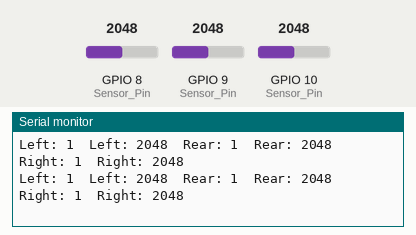
Simulated run of this sketch. Board: ESP32. On the bench: the last lines printed to the serial monitor. The inputs (shaded band) are chosen by the test bench; at power-on: GPIO 8 (Sensor_Pin) = 2048, GPIO 9 (Sensor_Pin) = 2048, GPIO 10 (Sensor_Pin) = 2048.

Above: at 1.2 s.
1.3 s: GPIO 8 (Sensor_Pin) set to 2866
At 1.56 s:
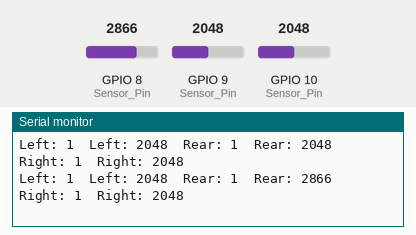
2.8 s: GPIO 9 (Sensor_Pin) set to 2866
At 2.97 s:
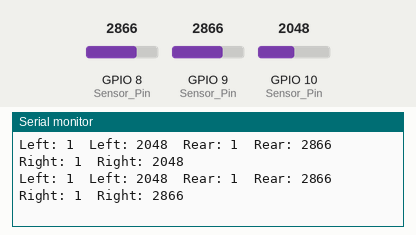
4.3 s: GPIO 10 (Sensor_Pin) set to 2866
At 4.38 s:
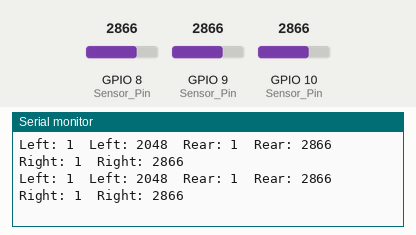
5.8 s: GPIO 8 (Sensor_Pin) set to 3040
At 5.99 s:
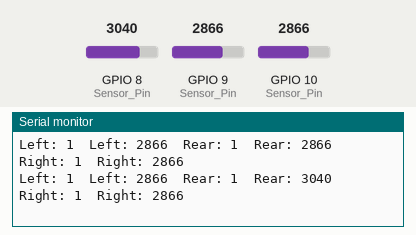
7.3 s: GPIO 9 (Sensor_Pin) set to 3040
At 7.39 s:
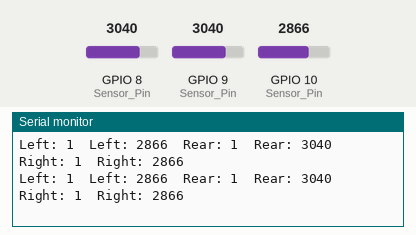
8.8 s: GPIO 10 (Sensor_Pin) set to 3040
At 8.8 s:
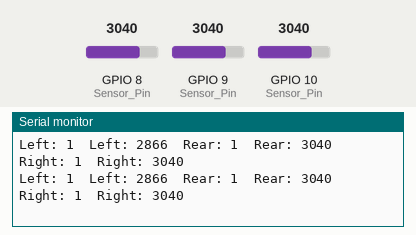
Timing chart, 0 to 11.3 s (numbered marks = the images above; inputs shaded):
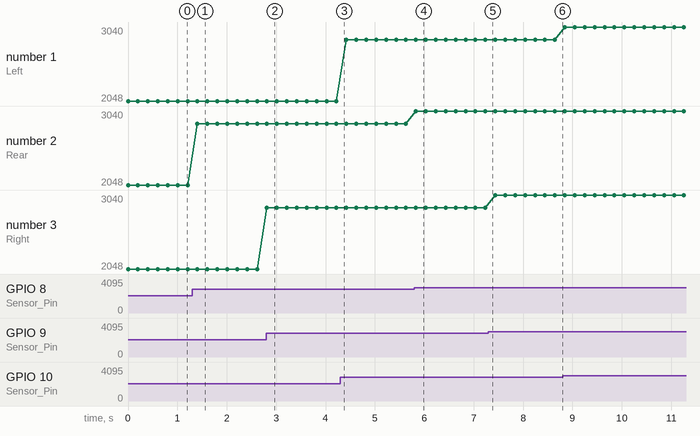

The sketch:

QRE1113.ino
```cpp
#include "QRE1113.h"

QRE QRELeft('L');	// Create object for left sensor
QRE QRERight('R');	// Create object for right sensor
QRE QREBack('B');	// Create object for rear sensor

void setup() {
	Serial.begin(115200);
	QRELeft.Threshold = 3500;	// Default threshold is 3000, but this can override it
	QRERight.Threshold = 3500;	// Default threshold is 3000, but this can override it
	QREBack.Threshold = 3500;	// Default threshold is 3000, but this can override it
}

void loop() {
	Serial.printf("Left: %i\t", QRELeft.get());		// Get and print left value
	Serial.printf("Left: %i\t", QRELeft.getRaw());		// Get and print left value - raw
	Serial.printf("Rear: %i\t", QREBack.get());		// Get and print rear value
	Serial.printf("Rear: %i\t", QREBack.getRaw());		// Get and print rear value - raw
	Serial.printf("Right: %i\t", QRERight.get());	// Get and print right value
	Serial.printf("Right: %i\n", QRERight.getRaw());	// Get and print right value - raw
	delay(200);
}
```

QRE1113.h
```cpp
/*
* When construnctiong object use "'L'", "'R'" or "'B'" to pick wich sensor is to be used
* 	- "'L'" means Left
* 	- "'R'" means Right
* 	- "'B'" means Back (Rear would be better but 'R' is taken)
*
* Set threshold by using .Threshold = (uint8_t [Val]);
*
* Read value by using .get() returns '1' or '0' of type uint8_t
*
* Read value by using .getRaw() returns measured voltage from 0(0V) to 4096(3V3) of type uint16_t
*/

class QRE {
	private:
		const uint8_t Sensor_Pin[3] = {10, 9, 8};	// Pins in order: {"left", "right", "rear"}
		uint8_t Sensor;

	public:
		QRE(uint8_t SensorId);
		uint8_t get();
		uint16_t getRaw();
		uint16_t Threshold = 3000;	// Default threshold

};

QRE::QRE(uint8_t SensorId) {
	if(SensorId == 'L') {			// Left sensor
		this->Sensor = Sensor_Pin[0];			// Left sensor pin
	} else if(SensorId == 'R') {	// Right sensor
		this->Sensor = Sensor_Pin[1];			// Right sensor pin
	} else if(SensorId == 'B') {	// Rear sensor marked with "B" for "Back", cos "R" is taken
		this->Sensor = Sensor_Pin[2];			// Rear sensor pin
	}

	pinMode(Sensor, INPUT);
}

uint8_t QRE::get() {
	if(analogRead(Sensor)<Threshold) {	// Returns true/false based on "sensor value" and "threshold"
		return(1);
	} else {
		return(0);
	}
}

uint16_t QRE::getRaw() {
	return(analogRead(Sensor));	// Returns measured voltage from 0(0V) to 4095(3V3)
}
```

Measured:
- after the input at 1.3 s, the serial monitor: prints a new line after 0.11 s (image 1)
- after the input at 2.8 s, the serial monitor: prints a new line at once (image 2)
- after the input at 5.8 s, the serial monitor: prints a new line at once (image 4)
- plotted number 2: 2048 → 2866 after the input at 1.3 s, 2866 → 3040 after the input at 5.8 s
